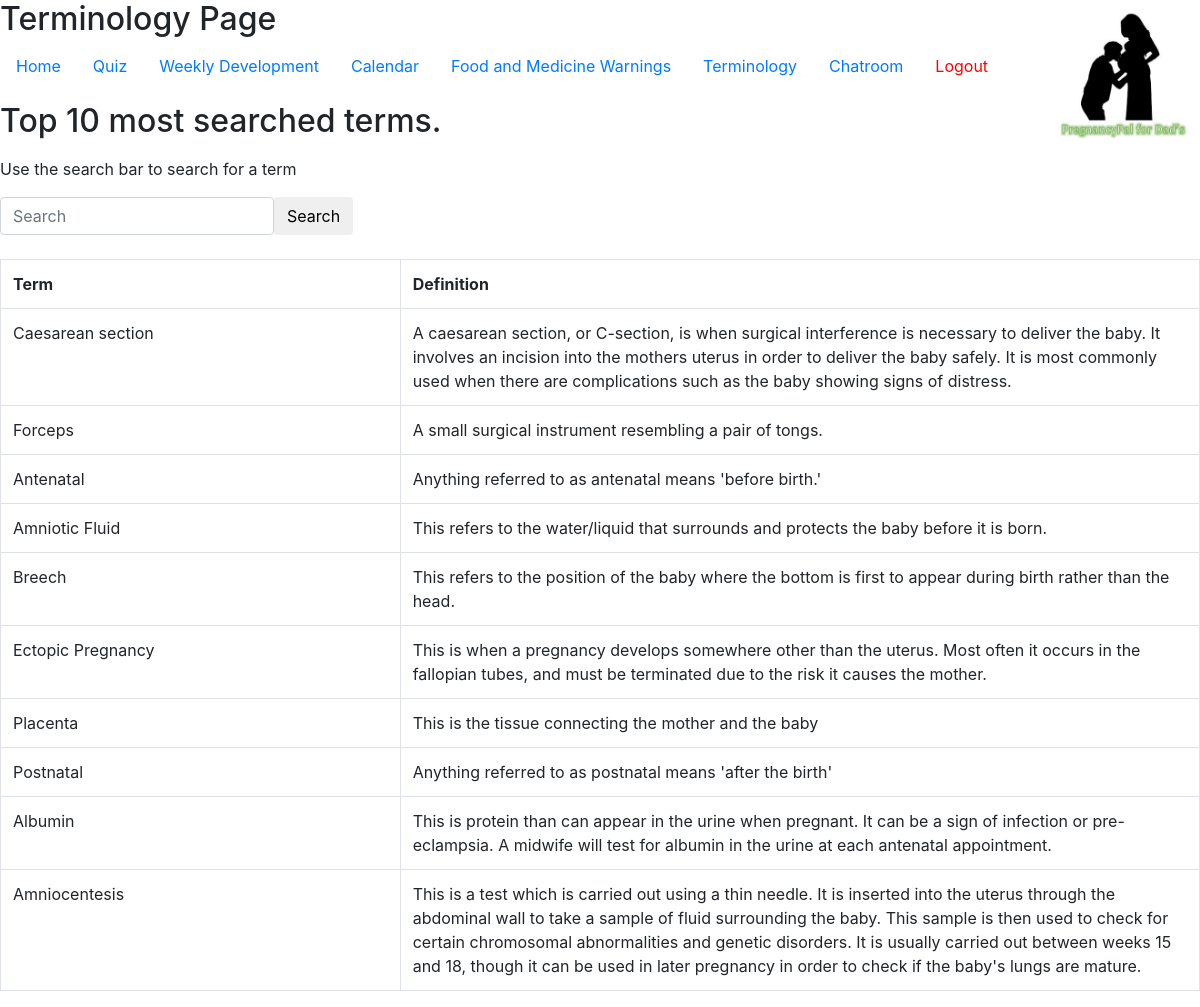
/terminology.php, run on the app's committed database.
### tables this page shows
CREATE TABLE `terminology` (
  `id` int(4) NOT NULL,
  `term` varchar(150) NOT NULL,
  `definition` text,
  `timesSearched` int(200) NOT NULL
);

### terminology.php (the view, shortened to what this page needs)
<?php include('server.php') ?>
<!DOCTYPE html>
<html>
<head>
	<link rel="stylesheet" href="https://maxcdn.bootstrapcdn.com/bootstrap/4.0.0/css/bootstrap.min.css">
</head>
<body>
	<div class="main">
		<h2>Terminology Page</h2>
		<nav class="nav">
		<img src =/registration/Images/Logo.jpg width='150px' height='150px' float='left' style= 'position:absolute; top:0; right:0;' />
 			<a class="nav-link" href="index.php">Home</a>
  			<a class="nav-link" href="quiz.php">Quiz</a>
  			<a class="nav-link" href="pregnancyByWeek.php">Weekly Development</a>
			<a class="nav-link" href="calendar.php">Calendar</a>
			<a class="nav-link" href="healthInfo.php">Food and Medicine Warnings</a>
			<a class="nav-link active" href="terminology.php">Terminology</a>
			<a class="nav-link" href="chatroom.php">Chatroom</a>
            <a class="nav-link" href="index.php?logout='1'" style="color: red;">Logout</a>
		</nav>
	</div>
  <p><h2>Top 10 most searched terms.</h2></p>
  <p>Use the search bar to search for a term </p>
  <form class="form-inline">
	<input class="form-control" name="search-term" type="search" placeholder="Search" aria-label="Search">
	<button class="btn" type="submit">Search</button>
  </form>
	<?php
	if(isset($_GET['search-term']))
	{
		$search = mysqli_real_escape_string($db, $_GET['search-term']);
		$termQuery = "SELECT term, definition FROM terminology where term like '%$search%' or definition like '%$search%';" ;
		echo "<h2>Results for \"<b>$search</b>\"</h2>";
	} else {
		$termQuery = "SELECT term, definition FROM terminology LIMIT 10" ;
	}
	$results =  mysqli_query($db, $termQuery);
	echo "<br>";
	echo "<table class='table table-bordered'><tr><th style='width: 33%;'>Term</th><th style='width: 66%;'>Definition</th></tr>";
	if ($results->num_rows > 0) {
		while($row = $results->fetch_assoc()) {
			echo "<tr><td>". $row['term'] . "</td><td>". $row['definition'] . "</td></tr>";
		 }
	}
	echo "</table>";
		 ?>
</body>
</html>

### data on the page
terminology: term "Caesarean section", definition "A caesarean section, or C-section, is when surgical interference is necessary to deliver the baby. It involves an incision into the mothers uterus in order to deliver the baby safely. It is most commonly used when there are complications such as the baby showing signs of distress."
terminology: term "Forceps", definition "A small surgical instrument resembling a pair of tongs."
terminology: term "Antenatal", definition "Anything referred to as antenatal means 'before birth.'"
terminology: term "Amniotic Fluid", definition "This refers to the water/liquid that surrounds and protects the baby before it is born."
terminology: term "Breech", definition "This refers to the position of the baby where the bottom is first to appear during birth rather than the head."
terminology: term "Ectopic Pregnancy", definition "This is when a pregnancy develops somewhere other than the uterus. Most often it occurs in the fallopian tubes, and must be terminated due to the risk it causes the mother."
terminology: term "Placenta", definition "This is the tissue connecting the mother and the baby"
terminology: term "Postnatal", definition "Anything referred to as postnatal means 'after the birth'"
terminology: term "Albumin", definition "This is protein than can appear in the urine when pregnant. It can be a sign of infection or pre-eclampsia. A midwife will test for albumin in the urine at each antenatal appointment."
terminology: term "Amniocentesis", definition "This is a test which is carried out using a thin needle. It is inserted into the uterus through the abdominal wall to take a sample of fluid surrounding the baby. This sample is then used to check for certain chromosomal abnormalities and genetic disorders. It is usually carried out between weeks 15 and 18, though it can be used in later pregnancy in order to check if the baby's lungs are mature."
